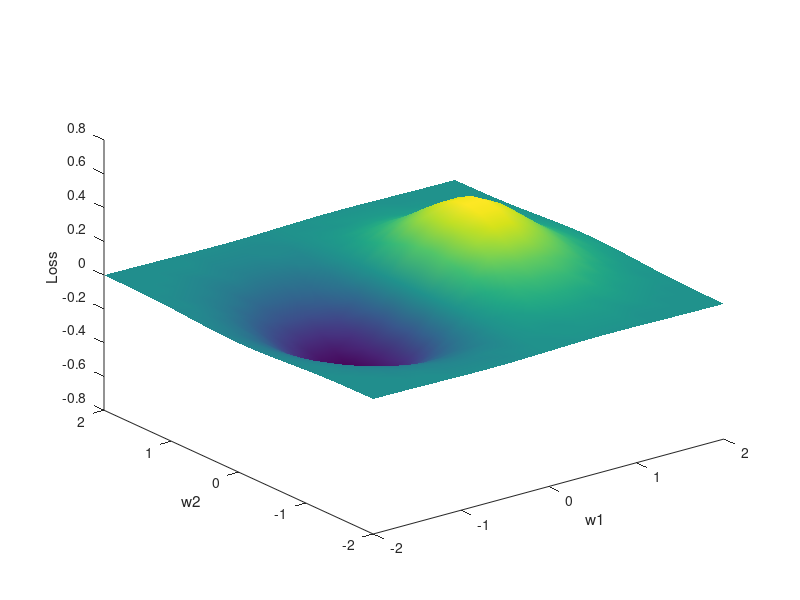

Write the MATLAB code that produced this figure.
[X,Y] = meshgrid(-2:0.2:2,-2:0.2:2);
Z = X.*exp(-X.^2 - Y.^2);
figure
surface(X,Y,Z)
view(3)
shading interp
xlabel('w1')
ylabel('w2')
zlabel('Loss')
print( '-painters' ,'C:\Users\gche4213\Desktop\ttt.svg','-dsvg')
